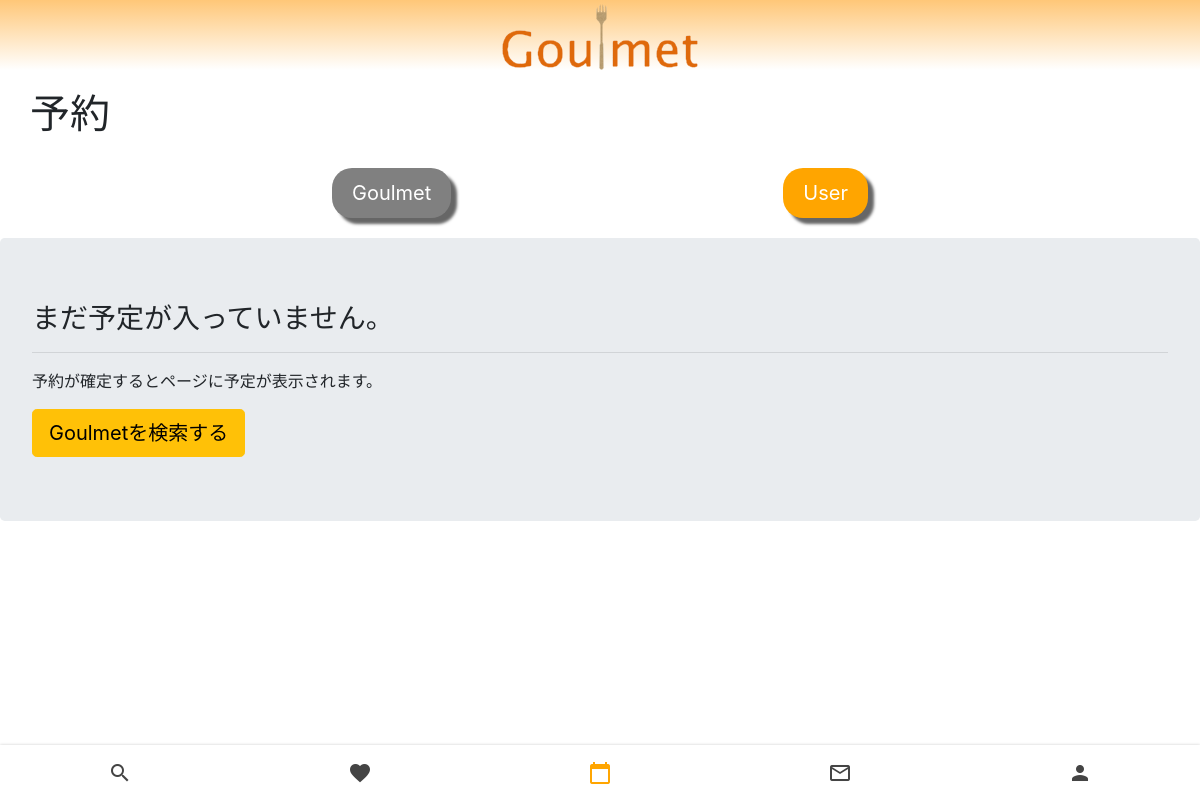
Before: /reservation/reservation_confirm/ (signed in) with the older database file.
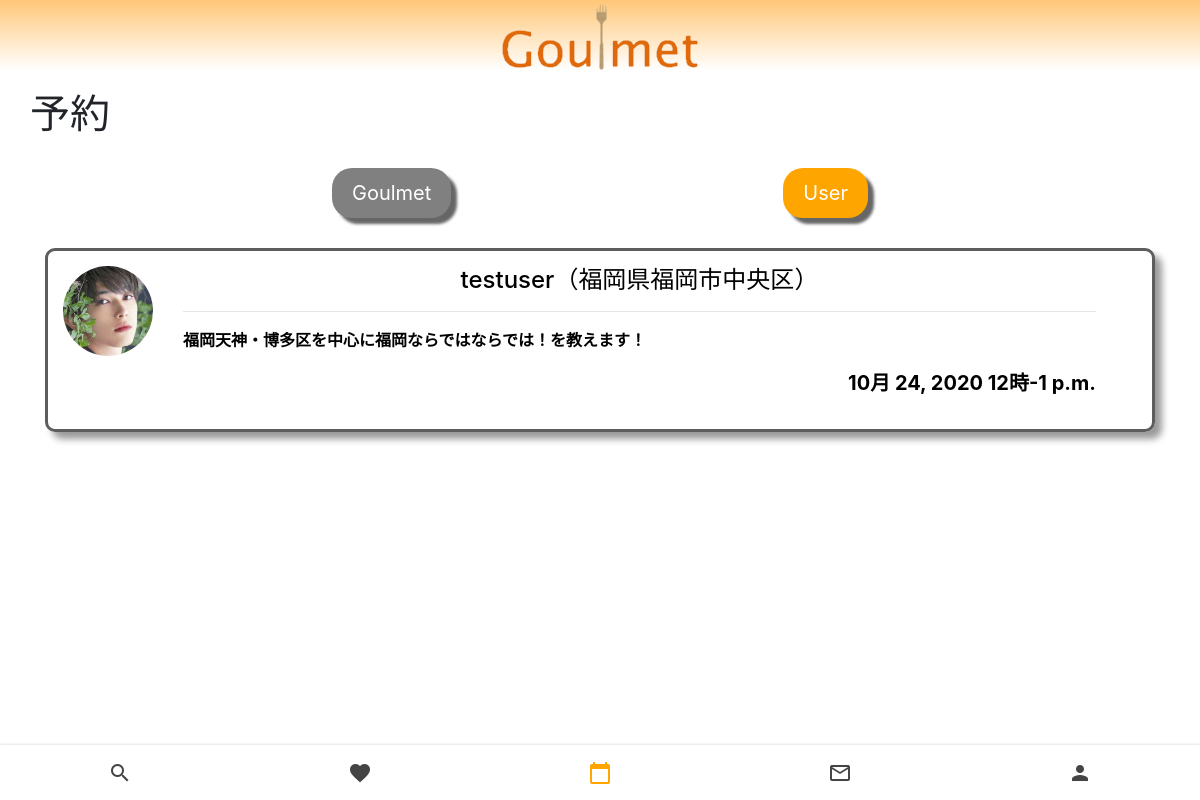
After: the same page with the newer database file.
### reservation/models.py (models this page shows, shortened)
class OrderModel(models.Model):
    user_id = models.ForeignKey(CustomUser,on_delete=models.CASCADE,related_name='user_id')
    goulmet_id = models.ForeignKey(GoulmetModel,on_delete=models.CASCADE,related_name='goulmet_id')
    base_price = models.IntegerField('基本料金')
    date = models.DateField('日付')
    start_time = models.TimeField('開始時間', default=datetime.time(7, 0, 0))
    end_time = models.TimeField('終了時間', default=datetime.time(7, 0, 0))

### account/models.py (models this page shows, shortened)
class GoulmetModel(models.Model):
    user_id = models.ForeignKey(CustomUser,on_delete=models.CASCADE)
    self_introduction = models.TextField('自己紹介',max_length=140)
    area = models.CharField('地域',max_length=50)
    plan = models.TextField('プラン',max_length=50,null=True)
    base_price = models.IntegerField('基本料金')
    is_pass = models.BooleanField('審査合格フラグ',null=True)
    created_at = models.DateTimeField('作成日時',auto_now_add=True)
    like = models.ManyToManyField(CustomUser, related_name='like', blank=True)

### myuser/models.py (models this page shows)
class CustomUser(AbstractUser):
    icon = models.ImageField(upload_to = 'upload',blank=True)
    is_goulmet = models.BooleanField(default=False)
    def __str__(self):
        return self.username

### reservation/views.py (the view)
# urls.py: path('reservation_confirm/',reservation_confirm, name='reservation_confirm'),
@login_required
def reservation_confirm(request):
    user = CustomUser.objects.get(id=request.session['_auth_user_id'])
    object_list = OrderModel.objects.all().filter(user_id=user)
    return render(request, 'reservation/reservation_confirm.html', {'object_list': object_list})

### templates/reservation/reservation_confirm.html (shortened to what this page needs)
{% extends "base.html" %}
{% load static %}
{% block header %}
<h1 style="margin-top: 20px; margin-left: 30px;">予約</h1>
{% endblock %}
{% block content %}
<head>
    <link rel="stylesheet" href="https://stackpath.bootstrapcdn.com/bootstrap/4.2.1/css/bootstrap.min.css">
</head>
<div style="margin-bottom: 20px;" class="change">
    <a id="goulmet" href="{% url 'reservation:reservation_confirm_goulmet' %}">Goulmet</a>
    <a id="user" href="#">User</a>
</div>
{% if not object_list %}
    {% include 'reservation/includes/not_reservation.html' %}
{% else %}
<div class="container">
{% for object in object_list %}
<a style="text-decoration: none; color: #000000;" href="{% url 'reservation:reservation_goulmet' pk=object.pk %}">
    <div class="goulmet">
        <div class="goulmet_icon">
            {% if object.goulmet_id.user_id.icon %}
            <img id="icon" src="{{object.goulmet_id.user_id.icon.url}}" alt="">
            {% else %}
            <img id="icon" src="{% static 'img/no_icon.png' %}" alt="" id="preview">
            {% endif %}
        </div>
        <div class="goulmet_info">
            <div style="text-align: center;">
                <h4>{{object.goulmet_id.user_id}}（{{object.goulmet_id.area}}）</h4>
            </div>
            <hr>
            <p>{{object.goulmet_id.plan}}</p>
            <div style="text-align: right; font-size: 20px;">
                <p>{{object.date}} {{object.start_time}}-{{object.end_time}}</p>
            </div>
        </div>
    </div>
</a>
{% endfor %}
{% endif %}
</div>
<nav class="nav">
    <a style="text-decoration: none;" href="{% url 'search_app:search_form' %}" id="1" class="nav__link">
        <i class="material-icons nav__icon">search</i>
    </a>
    <a style="text-decoration: none;" href="{% url 'favorite:favorite_list' %}" id="2" class="nav__link">
        <i class="material-icons nav__icon">favorite</i>
    </a>
    <a style="text-decoration: none;" href="{% url 'reservation:reservation_confirm' %}" id="3" class="nav__link nav__link--active">
        <i class="material-icons nav__icon">calendar_today</i>
    </a>
    <a style="text-decoration: none;" href="{% url 'chat:chat_list' %}" id="4" class="nav__link">
        <i class="material-icons nav__icon">mail_outline</i>
    </a>
    <a style="text-decoration: none;" href="{% url 'account:user_update' %}" id="5" class="nav__link">
        <i class="material-icons nav__icon">person</i>
    </a>
</nav>
{% endblock %}

Changed rows visible on the page:
added OrderModel: goulmet_id.user_id.icon (picture), goulmet_id.user_id "testuser", goulmet_id.area "福岡県福岡市中央区", goulmet_id.plan "福岡天神・博多区を中心に福岡ならではならでは！を教えます！", date "10月 24, 2020", start_time "12時", end_time "1 p.m."
Other visible differences:
text no longer shown: "まだ予定が入っていません。 予約が確定するとページに予定が表示されます。 Goulmetを検索する"
